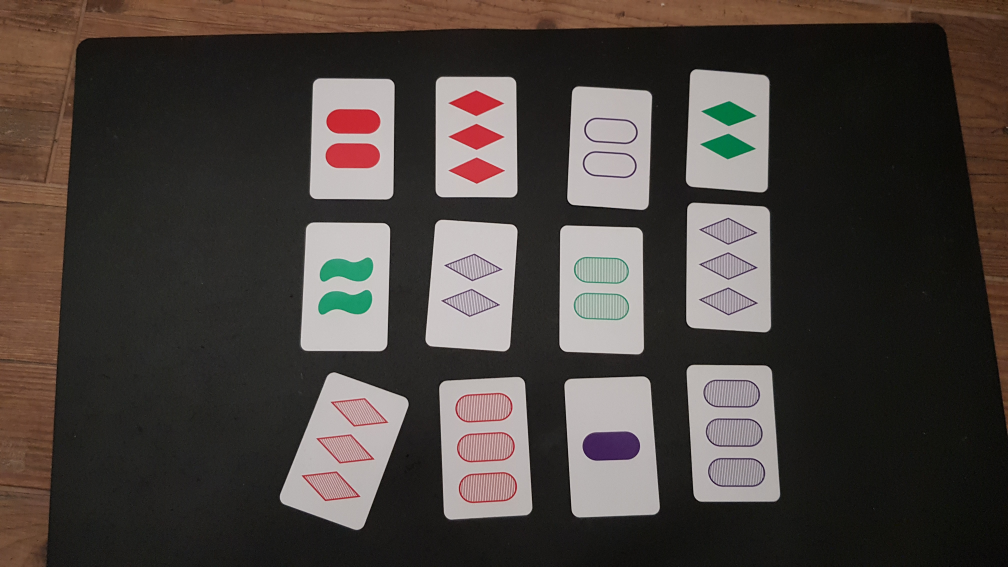
#> input picture pawel/images/easy/10.jpg, 4032 x 2268 px (shown at 1/4 size)
$ python -i HuMoments.py   (imports and definitions only)   (older library calls are emulated)
#> lines starting #> are read from the running program, lines starting #| are printed output that depends on the picture; after the words box and inside, x2 and y2 are one past the last pixel; in counts of white or black regions, pixels touching at a corner belong together
import cv2
import numpy as np
from skimage import color
from skimage.morphology import erosion, dilation

from pawel import cvMatchingTemplate

###Image helper functions
claheObj = cv2.createCLAHE(clipLimit = 10.0, tileGridSize = (40,40))

# [206 lines left out: functions cutOut, cutOutOriginal, pickNumber, pickColor, pickFilling, pickShape and 1 more, not called in this run]

#####Image preparation
def clahe(image):
    return claheObj.apply(image)

def tresh(t, x):
    binary = (x < t) * 255.0
    binary = np.uint8(binary)
    return binary
def contrast(image, perc):
    MIN = np.percentile(image, perc)
    MAX = np.percentile(image, 100 - perc)
    norm = (image - MIN) / (MAX - MIN)
    norm[norm > 1] = 1
    norm[norm < 0] = 0
    return norm
def gamma(image, g):
    return image ** g

# [8 lines left out: function checkPixels, not called in this run]
def prepareImage(image):
    #im = color.rgb2grey(image)
    im = cv2.cvtColor(image, cv2.COLOR_BGR2GRAY)

    #im = clahe(im)
    #im = cv2.blur(im, (5, 5))
    im = contrast(im, 1)
    #im = resizeimage.resize_cover(im, [len(im[0])*2, len(im)*2], validate=False)
    im = gamma(im, 1.5)

    im = tresh(0.5, im)
    # [9 lines of commented-out code are left out]
    im = dilation(im)
    im = erosion(im)
    # [7 lines of commented-out code are left out]
    return im
# [156 lines left out: functions preparePawel, prepareImageForColoring, removeEdges, readCard, not called in this run]

#readCard("wave.jpg")
#readCard("diamond.jpg")
#color ok, number ok
#assert readCard("k13.jpg") == ('oval', 'violet', 'striped', 3), "erorr"
#assert readCard("k14.jpg") == ('wave', 'violet', 'empty', 1), "erorr"
#assert readCard("k15.jpg") == ('oval', 'red', 'striped', 1), "erorr" #plaskie, diamond -> oval
#assert readCard("k16.jpg") == ('diamond', 'green', 'empty', 1), "erorr" # dziwne rzeczy w rogu - daje striped :( # najnowszy zle
#assert readCard("k17.jpg") == ('oval', 'violet', 'full', 1), "erorr" #plaskie, diamond -> oval ok na nowych
#assert readCard("k18.jpg") == ('diamond', 'red', 'empty', 1), "erorr" #plaskie,  wave -> diamond
#assert readCard("k19.jpg") == ('diamond', 'green', 'full', 3), "erorr" #trudne oval -> diamond nie daje rady nowy
#assert readCard("k20.jpg") == ('wave', 'red', 'empty', 2), "erorr" #ok
#assert readCard("k21.jpg") == ('wave', 'green', 'striped', 2), "erorr" #
#assert readCard("k22.jpg") == ('wave', 'violet', 'empty', 3), "erorr"#ok #
#assert readCard("k23.jpg") == ('diamond', 'red', 'empty', 3), "erorr" #ok
#assert readCard("k24.jpg") == ('wave', 'red', 'striped', 1), "erorr"#

#c = ["k1.png","k2.png","k3.png","k4.png","k5.png","k6.png","k7.png","k8.png","k9.png","k10.png","k11.png","k12.png",]
#assert readCard(c[10]) == ('oval', 'green', 'empty', 2), "erorr" #ok
#assert readCard(c[0]) == ('wave', 'violet', 'full', 1), "erorr" #ok
#assert readCard(c[1]) == ('wave', 'green', 'striped', 3), "erorr" #ok
#assert readCard(c[2]) == ('diamond', 'violet', 'empty', 2), "erorr" #ok
#assert readCard(c[3]) == ('oval', 'red', 'full', 1), "erorr" #ok
#assert readCard(c[4]) == ('wave', 'red', 'striped', 2), "erorr" #ok
#assert readCard(c[5]) == ('diamond', 'red', 'full', 1), "erorr" #ok


#for i in c:
#    readCard(i)

>>> import cv2
>>> picture = cv2.cvtColor(cv2.imread('images/easy/10.jpg'), cv2.COLOR_BGR2RGB)
>>> result = prepareImage(picture)
#> in prepareImage, `im = cv2.cvtColor(image, cv2.COLOR_BGR2GRAY)`:
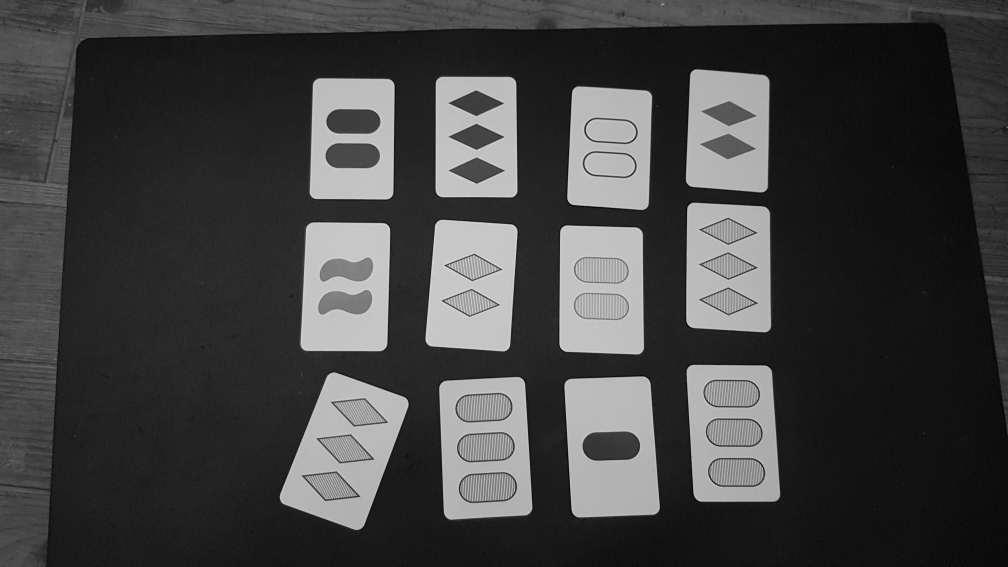
#> im: shape (2268, 4032) (shown at 1/4 size); min 0, max 231, mean 66.1
#> in contrast, `MIN = np.percentile(image, perc)`: MIN = 9
#> in contrast, `MAX = np.percentile(image, 100 - perc)`: MAX = 201
#> in contrast, `norm[norm > 1] = 1`:
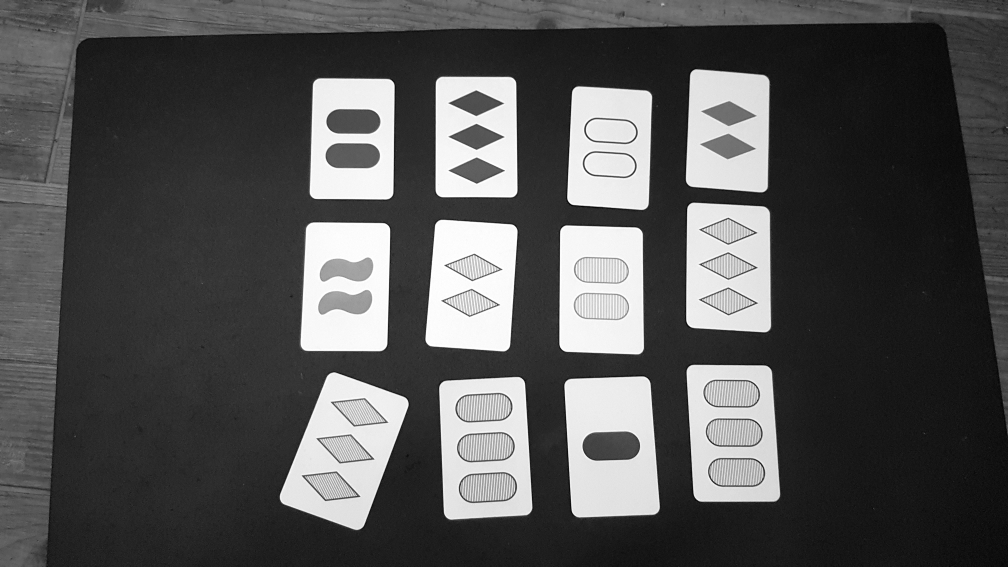
#> norm: shape (2268, 4032) float64 (shown at 1/4 size); min -0.0469, max 1, mean 0.297; drawn with min black and max white
#> in gamma, `return image ** g`:
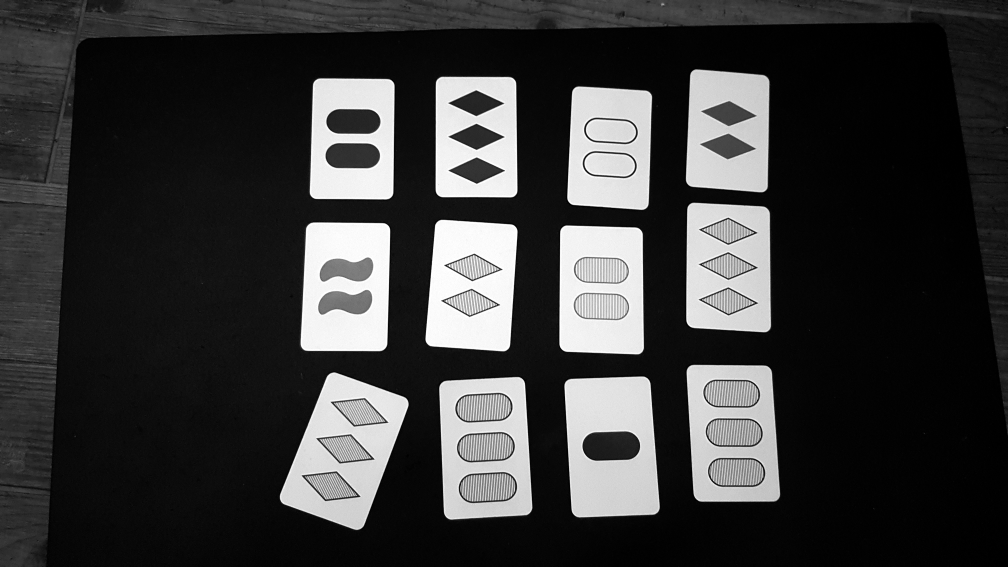
#> returned value: shape (2268, 4032) float64 (shown at 1/4 size); min 0, max 1, mean 0.228
#> in tresh, `binary = (x < t) * 255.0`:
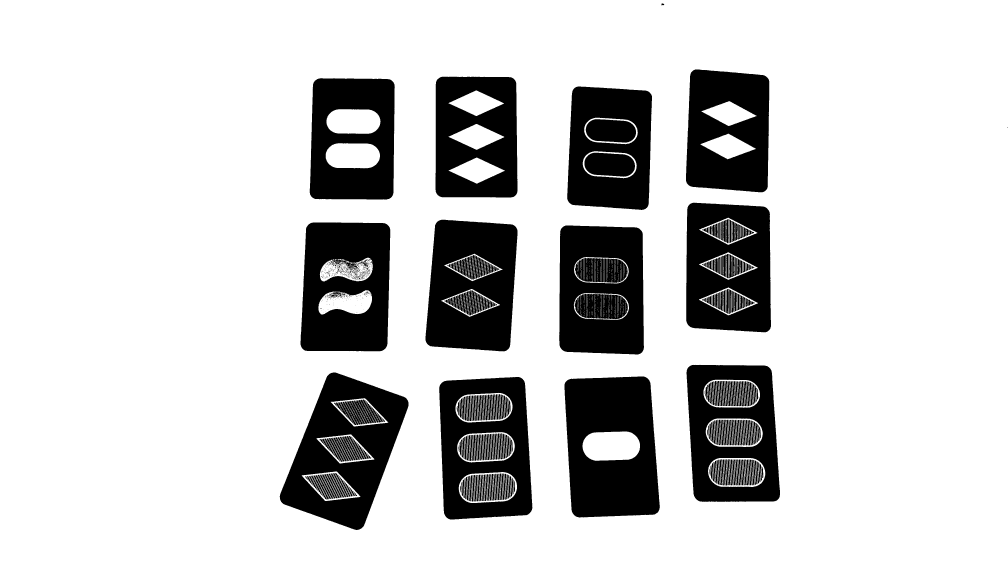
#> binary: shape (2268, 4032) float64 (shown at 1/4 size); 80.2% white; 935 black regions (524 under 20 px), largest, box (x1, y1, x2, y2) and area: (2258, 1506, 2639, 2070) 169210, (1119, 1490, 1634, 2120) 151917, (1202, 890, 1561, 1405) 147073
#> in prepareImage, `im = dilation(im)`:
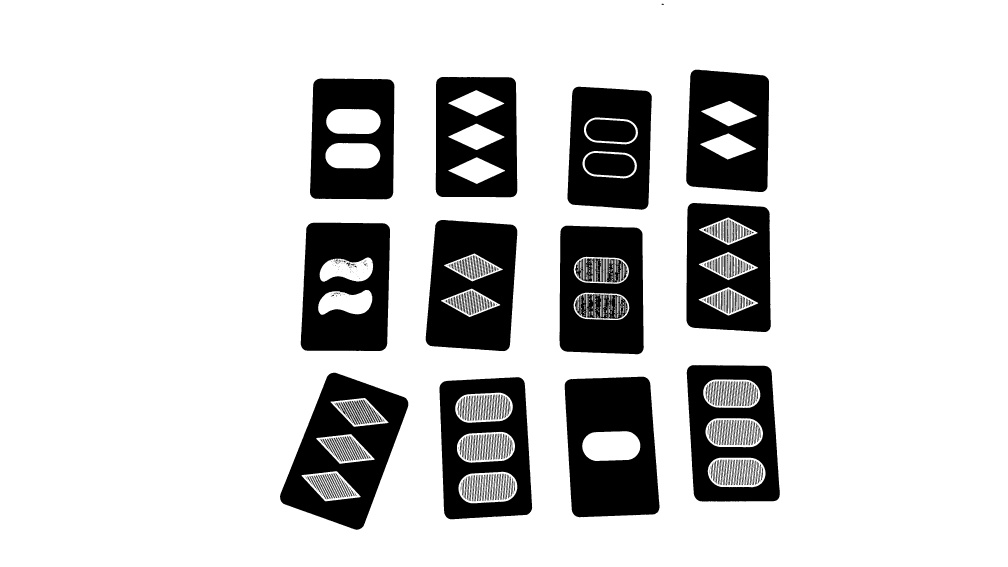
#> im: shape (2268, 4032) (shown at 1/4 size); 81.5% white; 603 black regions (127 under 20 px), largest, box (x1, y1, x2, y2) and area: (2259, 1507, 2638, 2069) 166926, (1120, 1491, 1633, 2119) 148798, (1203, 891, 1560, 1404) 142193

$ run again, on pawel/images/easy/11.jpg
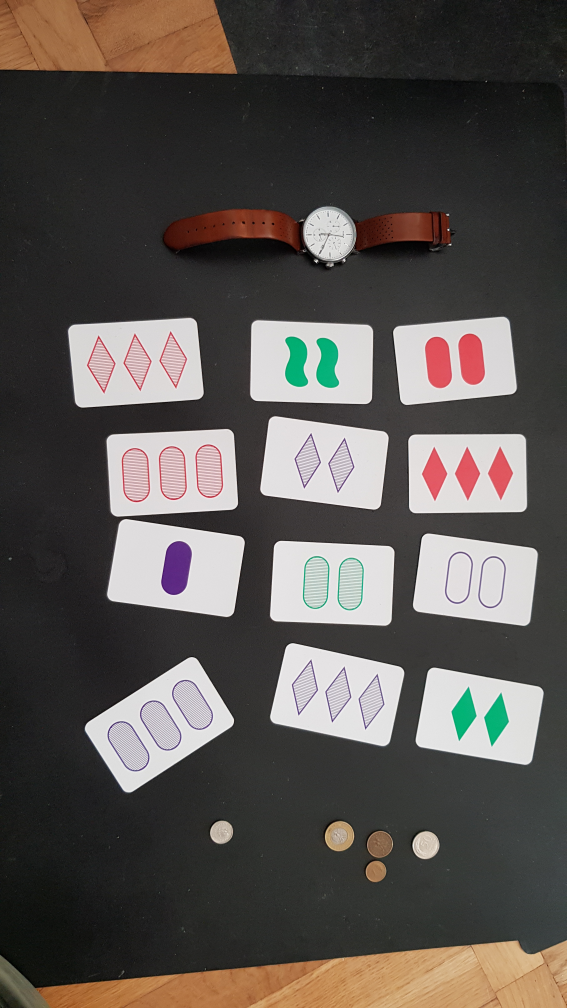
#> input picture pawel/images/easy/11.jpg, 2268 x 4032 px (shown at 1/4 size)
#> MIN = 14
#> MAX = 235
#> in tresh, `binary = (x < t) * 255.0`:
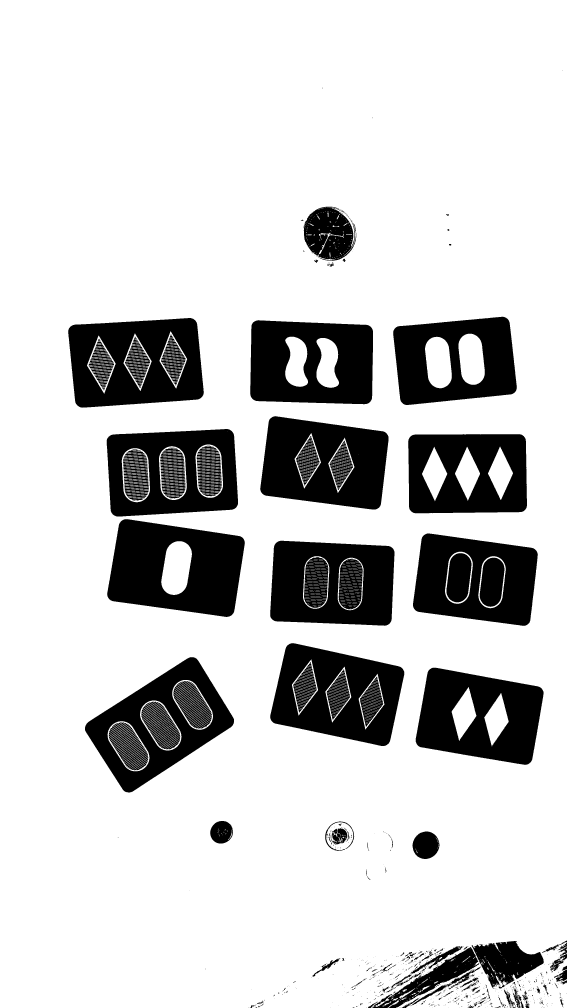
#> binary: shape (4032, 2268) float64 (shown at 1/4 size); 80.4% white; 1372 black regions (944 under 20 px), largest, box (x1, y1, x2, y2) and area: (429, 2077, 979, 2468) 147746, (273, 1272, 815, 1631) 130041, (1041, 1665, 1554, 2038) 129649
#> in prepareImage, `im = dilation(im)`:
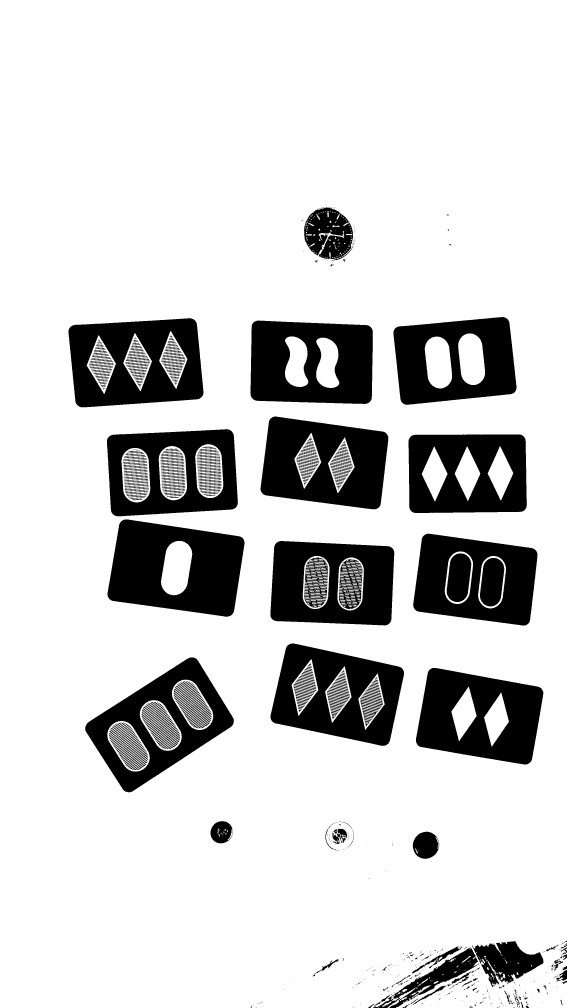
#> im: shape (4032, 2268) (shown at 1/4 size); 81.8% white; 946 black regions (423 under 20 px), largest, box (x1, y1, x2, y2) and area: (430, 2078, 978, 2467) 145632, (1042, 1666, 1553, 2037) 127226, (274, 1273, 814, 1630) 127030

$ run again, on pawel/images/easy/12.jpg
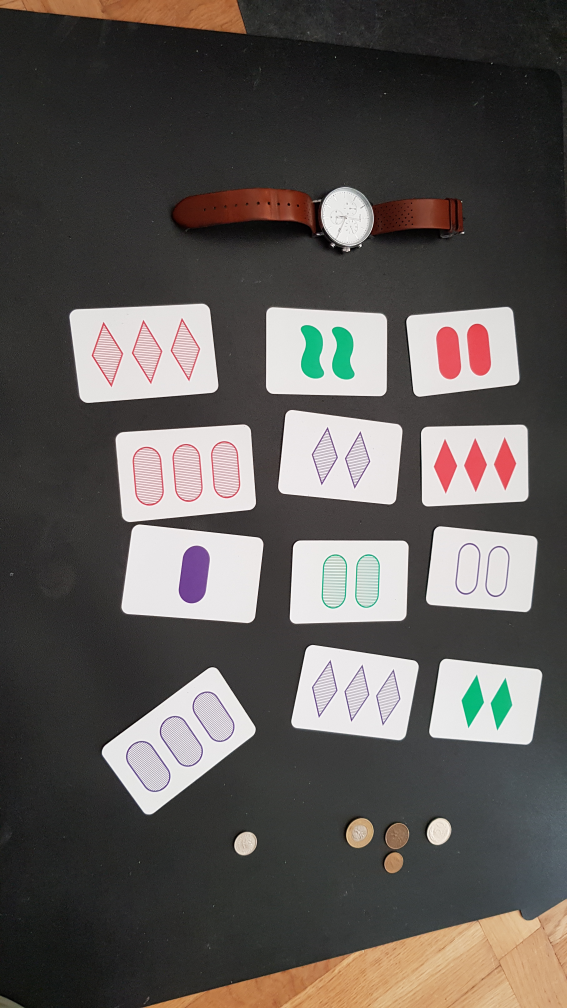
#> input picture pawel/images/easy/12.jpg, 2268 x 4032 px (shown at 1/4 size)
#> MIN = 15
#> MAX = 244
#> in tresh, `binary = (x < t) * 255.0`:
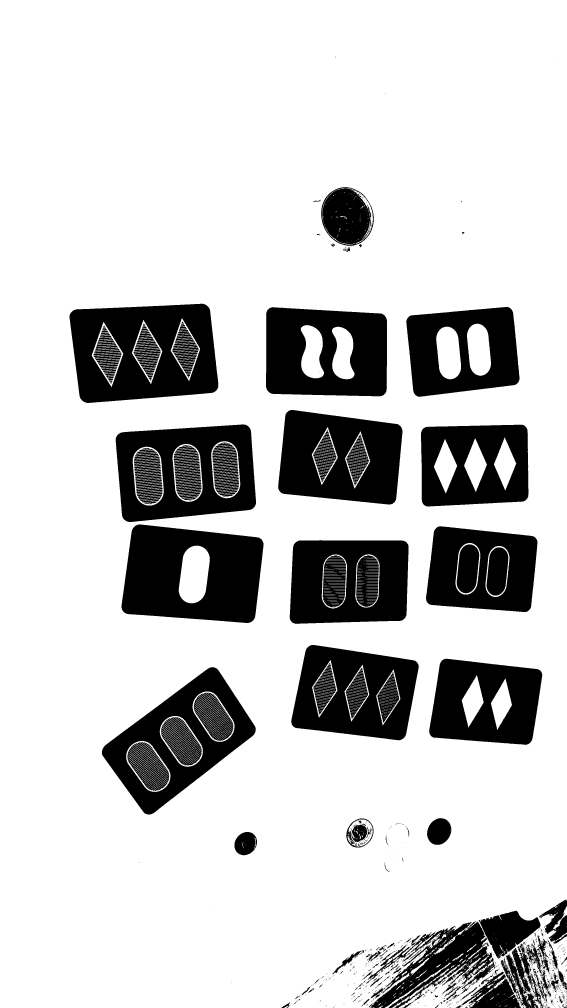
#> binary: shape (4032, 2268) float64 (shown at 1/4 size); 79.2% white; 1657 black regions (1207 under 20 px), largest, box (x1, y1, x2, y2) and area: (486, 2098, 1054, 2492) 164982, (278, 1215, 873, 1612) 157180, (1064, 1229, 1548, 1585) 134359
#> in prepareImage, `im = dilation(im)`:
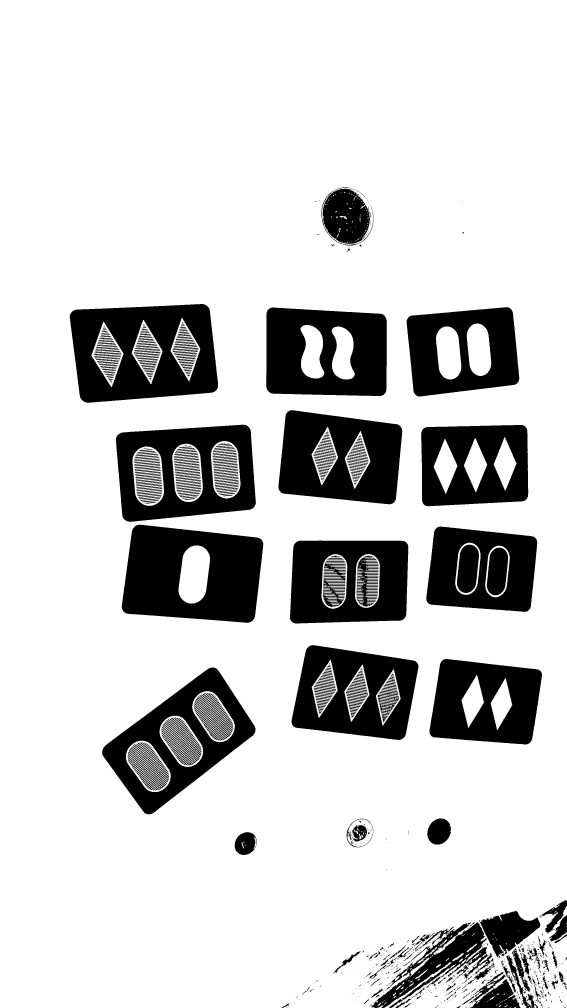
#> im: shape (4032, 2268) (shown at 1/4 size); 80.8% white; 1167 black regions (610 under 20 px), largest, box (x1, y1, x2, y2) and area: (487, 2099, 1053, 2491) 162743, (279, 1216, 872, 1611) 153866, (1065, 1230, 1547, 1584) 131774
